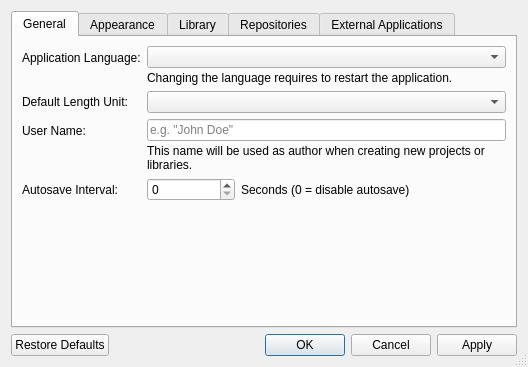
<?xml version="1.0" encoding="UTF-8"?>
<ui version="4.0">
 <class>librepcb::workspace::WorkspaceSettingsDialog</class>
 <widget class="QDialog" name="librepcb::workspace::WorkspaceSettingsDialog">
  <property name="windowModality">
   <enum>Qt::ApplicationModal</enum>
  </property>
  <property name="geometry">
   <rect>
    <x>0</x>
    <y>0</y>
    <width>528</width>
    <height>367</height>
   </rect>
  </property>
  <property name="windowTitle">
   <string>Workspace Settings</string>
  </property>
  <property name="sizeGripEnabled">
   <bool>true</bool>
  </property>
  <property name="modal">
   <bool>true</bool>
  </property>
  <layout class="QVBoxLayout" name="verticalLayout">
   <item>
    <widget class="QTabWidget" name="tabWidget">
     <property name="currentIndex">
      <number>0</number>
     </property>
     <widget class="QWidget" name="generalTab">
      <attribute name="title">
       <string>General</string>
      </attribute>
      <layout class="QFormLayout" name="formLayout">
       <item row="0" column="0">
        <widget class="QLabel" name="label_5">
         <property name="text">
          <string>Application Language:</string>
         </property>
        </widget>
       </item>
       <item row="0" column="1">
        <layout class="QVBoxLayout" name="verticalLayout_3">
         <property name="spacing">
          <number>3</number>
         </property>
         <item>
          <widget class="QComboBox" name="cbxAppLocale">
           <property name="insertPolicy">
            <enum>QComboBox::NoInsert</enum>
           </property>
          </widget>
         </item>
         <item>
          <widget class="QLabel" name="label_8">
           <property name="sizePolicy">
            <sizepolicy hsizetype="Preferred" vsizetype="Fixed">
             <horstretch>0</horstretch>
             <verstretch>0</verstretch>
            </sizepolicy>
           </property>
           <property name="text">
            <string>Changing the language requires to restart the application.</string>
           </property>
           <property name="wordWrap">
            <bool>true</bool>
           </property>
          </widget>
         </item>
        </layout>
       </item>
       <item row="1" column="0">
        <widget class="QLabel" name="label_4">
         <property name="text">
          <string>Default Length Unit:</string>
         </property>
        </widget>
       </item>
       <item row="1" column="1">
        <widget class="QComboBox" name="cbxDefaultLengthUnit">
         <property name="insertPolicy">
          <enum>QComboBox::NoInsert</enum>
         </property>
        </widget>
       </item>
       <item row="2" column="0">
        <widget class="QLabel" name="label_2">
         <property name="text">
          <string>User Name:</string>
         </property>
        </widget>
       </item>
       <item row="2" column="1">
        <layout class="QVBoxLayout" name="verticalLayout_7">
         <property name="spacing">
          <number>3</number>
         </property>
         <item>
          <widget class="QLineEdit" name="edtUserName">
           <property name="text">
            <string notr="true"/>
           </property>
           <property name="maxLength">
            <number>100</number>
           </property>
           <property name="placeholderText">
            <string extracomment="Example for a user name.">e.g. &quot;John Doe&quot;</string>
           </property>
           <property name="clearButtonEnabled">
            <bool>true</bool>
           </property>
          </widget>
         </item>
         <item>
          <widget class="QLabel" name="label_3">
           <property name="sizePolicy">
            <sizepolicy hsizetype="Preferred" vsizetype="Fixed">
             <horstretch>0</horstretch>
             <verstretch>0</verstretch>
            </sizepolicy>
           </property>
           <property name="text">
            <string>This name will be used as author when creating new projects or libraries.</string>
           </property>
           <property name="wordWrap">
            <bool>true</bool>
           </property>
          </widget>
         </item>
        </layout>
       </item>
       <item row="3" column="0">
        <widget class="QLabel" name="label_6">
         <property name="text">
          <string>Autosave Interval:</string>
         </property>
        </widget>
       </item>
       <item row="3" column="1">
        <layout class="QHBoxLayout" name="horizontalLayout" stretch="1,3">
         <item>
          <widget class="QSpinBox" name="spbAutosaveInterval">
           <property name="maximum">
            <number>10000</number>
           </property>
           <property name="singleStep">
            <number>60</number>
           </property>
          </widget>
         </item>
         <item>
          <widget class="QLabel" name="label_7">
           <property name="text">
            <string>Seconds (0 = disable autosave)</string>
           </property>
          </widget>
         </item>
        </layout>
       </item>
      </layout>
     </widget>
     <widget class="QWidget" name="appearanceTab">
      <attribute name="title">
       <string>Appearance</string>
      </attribute>
      <layout class="QFormLayout" name="formLayout_2">
       <item row="0" column="0">
        <widget class="QLabel" name="label_10">
         <property name="text">
          <string>Rendering Method:</string>
         </property>
        </widget>
       </item>
       <item row="0" column="1">
        <layout class="QVBoxLayout" name="verticalLayout_4">
         <item>
          <widget class="QCheckBox" name="cbxUseOpenGl">
           <property name="text">
            <string>Use OpenGL Hardware Acceleration</string>
           </property>
          </widget>
         </item>
         <item>
          <widget class="QLabel" name="label_9">
           <property name="sizePolicy">
            <sizepolicy hsizetype="Preferred" vsizetype="Fixed">
             <horstretch>0</horstretch>
             <verstretch>0</verstretch>
            </sizepolicy>
           </property>
           <property name="text">
            <string>This setting will be applied only to newly opened windows.</string>
           </property>
           <property name="wordWrap">
            <bool>true</bool>
           </property>
          </widget>
         </item>
        </layout>
       </item>
      </layout>
     </widget>
     <widget class="QWidget" name="libraryTab">
      <attribute name="title">
       <string>Library</string>
      </attribute>
      <layout class="QFormLayout" name="formLayout_3">
       <item row="0" column="0">
        <widget class="QLabel" name="label_11">
         <property name="text">
          <string>Preferred Languages:
(Highest priority at top)</string>
         </property>
        </widget>
       </item>
       <item row="1" column="0">
        <widget class="QLabel" name="label_12">
         <property name="text">
          <string>Preferred Norms:
(Highest priority at top)</string>
         </property>
        </widget>
       </item>
       <item row="0" column="1">
        <widget class="librepcb::EditableTableWidget" name="tblLibLocaleOrder">
         <property name="editTriggers">
          <set>QAbstractItemView::AllEditTriggers</set>
         </property>
         <attribute name="horizontalHeaderVisible">
          <bool>false</bool>
         </attribute>
         <attribute name="verticalHeaderVisible">
          <bool>false</bool>
         </attribute>
        </widget>
       </item>
       <item row="1" column="1">
        <widget class="librepcb::EditableTableWidget" name="tblLibNormOrder">
         <property name="editTriggers">
          <set>QAbstractItemView::AllEditTriggers</set>
         </property>
         <attribute name="horizontalHeaderVisible">
          <bool>false</bool>
         </attribute>
         <attribute name="verticalHeaderVisible">
          <bool>false</bool>
         </attribute>
        </widget>
       </item>
      </layout>
     </widget>
     <widget class="QWidget" name="repositoriesTab">
      <attribute name="title">
       <string>Repositories</string>
      </attribute>
      <layout class="QVBoxLayout" name="verticalLayout_5">
       <item>
        <widget class="QLabel" name="label">
         <property name="text">
          <string>&lt;html&gt;&lt;head/&gt;&lt;body&gt;&lt;p&gt;Repositories are used to browse, download and update libraries.&lt;br/&gt;You can add any server to this list which implements the LibrePCB API.&lt;br/&gt;The official LibrePCB server is &lt;a href=&quot;https://api.librepcb.org&quot;&gt;&lt;span style=&quot; text-decoration: underline; color:#007af4;&quot;&gt;https://api.librepcb.org&lt;/span&gt;&lt;/a&gt;.&lt;/p&gt;&lt;/body&gt;&lt;/html&gt;</string>
         </property>
         <property name="openExternalLinks">
          <bool>true</bool>
         </property>
        </widget>
       </item>
       <item>
        <widget class="librepcb::EditableTableWidget" name="tblRepositoryUrls">
         <property name="editTriggers">
          <set>QAbstractItemView::AllEditTriggers</set>
         </property>
         <attribute name="horizontalHeaderVisible">
          <bool>false</bool>
         </attribute>
         <attribute name="verticalHeaderVisible">
          <bool>false</bool>
         </attribute>
        </widget>
       </item>
      </layout>
     </widget>
     <widget class="QWidget" name="externalApplicationsTab">
      <attribute name="title">
       <string>External Applications</string>
      </attribute>
      <layout class="QFormLayout" name="formLayout_5">
       <item row="0" column="1">
        <widget class="QGroupBox" name="pdfBox">
         <property name="sizePolicy">
          <sizepolicy hsizetype="Preferred" vsizetype="Preferred">
           <horstretch>0</horstretch>
           <verstretch>0</verstretch>
          </sizepolicy>
         </property>
         <property name="title">
          <string>PDF Reader</string>
         </property>
         <layout class="QFormLayout" name="formLayout_4">
          <item row="0" column="0">
           <widget class="QLabel" name="label_13">
            <property name="sizePolicy">
             <sizepolicy hsizetype="Expanding" vsizetype="Preferred">
              <horstretch>0</horstretch>
              <verstretch>0</verstretch>
             </sizepolicy>
            </property>
            <property name="text">
             <string>Reader to use:</string>
            </property>
           </widget>
          </item>
          <item row="1" column="0">
           <widget class="QLabel" name="label_14">
            <property name="sizePolicy">
             <sizepolicy hsizetype="Expanding" vsizetype="Preferred">
              <horstretch>0</horstretch>
              <verstretch>0</verstretch>
             </sizepolicy>
            </property>
            <property name="text">
             <string>Custom command:</string>
            </property>
           </widget>
          </item>
          <item row="2" column="0">
           <widget class="QLabel" name="label_15">
            <property name="sizePolicy">
             <sizepolicy hsizetype="Expanding" vsizetype="Preferred">
              <horstretch>0</horstretch>
              <verstretch>0</verstretch>
             </sizepolicy>
            </property>
            <property name="text">
             <string>Open PDF after export:</string>
            </property>
           </widget>
          </item>
          <item row="0" column="1">
           <layout class="QHBoxLayout" name="pdfReaderHLayout">
            <item>
             <widget class="QRadioButton" name="pdfDefaultRadioBtn">
              <property name="text">
               <string>System default</string>
              </property>
              <property name="checked">
               <bool>true</bool>
              </property>
              <attribute name="buttonGroup">
               <string notr="true">pdfReaderGroup</string>
              </attribute>
             </widget>
            </item>
            <item>
             <widget class="QRadioButton" name="pdfCustomRadioBtn">
              <property name="text">
               <string>Run custom command</string>
              </property>
              <attribute name="buttonGroup">
               <string notr="true">pdfReaderGroup</string>
              </attribute>
             </widget>
            </item>
           </layout>
          </item>
          <item row="1" column="1">
           <widget class="QLineEdit" name="pdfCustomCmdEdit">
            <property name="enabled">
             <bool>true</bool>
            </property>
            <property name="sizePolicy">
             <sizepolicy hsizetype="Expanding" vsizetype="Fixed">
              <horstretch>0</horstretch>
              <verstretch>0</verstretch>
             </sizepolicy>
            </property>
            <property name="font">
             <font>
              <family>Monospace</family>
             </font>
            </property>
            <property name="toolTip">
             <string>&lt;html&gt;&lt;head/&gt;&lt;body&gt;&lt;p&gt;Use &lt;span style=&quot; font-family:'monospace';&quot;&gt;{{FILEPATH}}}&lt;/span&gt; as placeholder for the filename.&lt;/p&gt;&lt;p&gt;Notice: If your path contains space you may need to add quotes like this: &lt;span style=&quot; font-family:'monospace';&quot;&gt;&amp;quot;{{FILEPATH}}&amp;quot;&lt;/span&gt; .&lt;/p&gt;&lt;/body&gt;&lt;/html&gt;</string>
            </property>
            <property name="maxLength">
             <number>500</number>
            </property>
            <property name="placeholderText">
             <string>example: evince &quot;{{FILEPATH}}&quot;</string>
            </property>
            <property name="clearButtonEnabled">
             <bool>true</bool>
            </property>
           </widget>
          </item>
          <item row="2" column="1">
           <layout class="QHBoxLayout" name="pdfOpenHLayout">
            <item>
             <widget class="QRadioButton" name="pdfOpenAlwaysRadio">
              <property name="text">
               <string>Always</string>
              </property>
              <property name="checked">
               <bool>true</bool>
              </property>
              <attribute name="buttonGroup">
               <string notr="true">pdfOpenGroup</string>
              </attribute>
             </widget>
            </item>
            <item>
             <widget class="QRadioButton" name="pdfOpenNeverRadio">
              <property name="text">
               <string>Never</string>
              </property>
              <attribute name="buttonGroup">
               <string notr="true">pdfOpenGroup</string>
              </attribute>
             </widget>
            </item>
            <item>
             <widget class="QRadioButton" name="pdfOpenAskRadio">
              <property name="text">
               <string>Ask every time</string>
              </property>
              <attribute name="buttonGroup">
               <string notr="true">pdfOpenGroup</string>
              </attribute>
             </widget>
            </item>
           </layout>
          </item>
         </layout>
        </widget>
       </item>
      </layout>
     </widget>
    </widget>
   </item>
   <item>
    <widget class="QDialogButtonBox" name="buttonBox">
     <property name="orientation">
      <enum>Qt::Horizontal</enum>
     </property>
     <property name="standardButtons">
      <set>QDialogButtonBox::Apply|QDialogButtonBox::Cancel|QDialogButtonBox::Ok|QDialogButtonBox::RestoreDefaults</set>
     </property>
    </widget>
   </item>
  </layout>
 </widget>
 <customwidgets>
  <customwidget>
   <class>librepcb::EditableTableWidget</class>
   <extends>QTableView</extends>
   <header location="global">librepcb/common/widgets/editabletablewidget.h</header>
  </customwidget>
 </customwidgets>
 <resources/>
 <connections/>
 <buttongroups>
  <buttongroup name="pdfOpenGroup"/>
  <buttongroup name="pdfReaderGroup"/>
 </buttongroups>
</ui>
